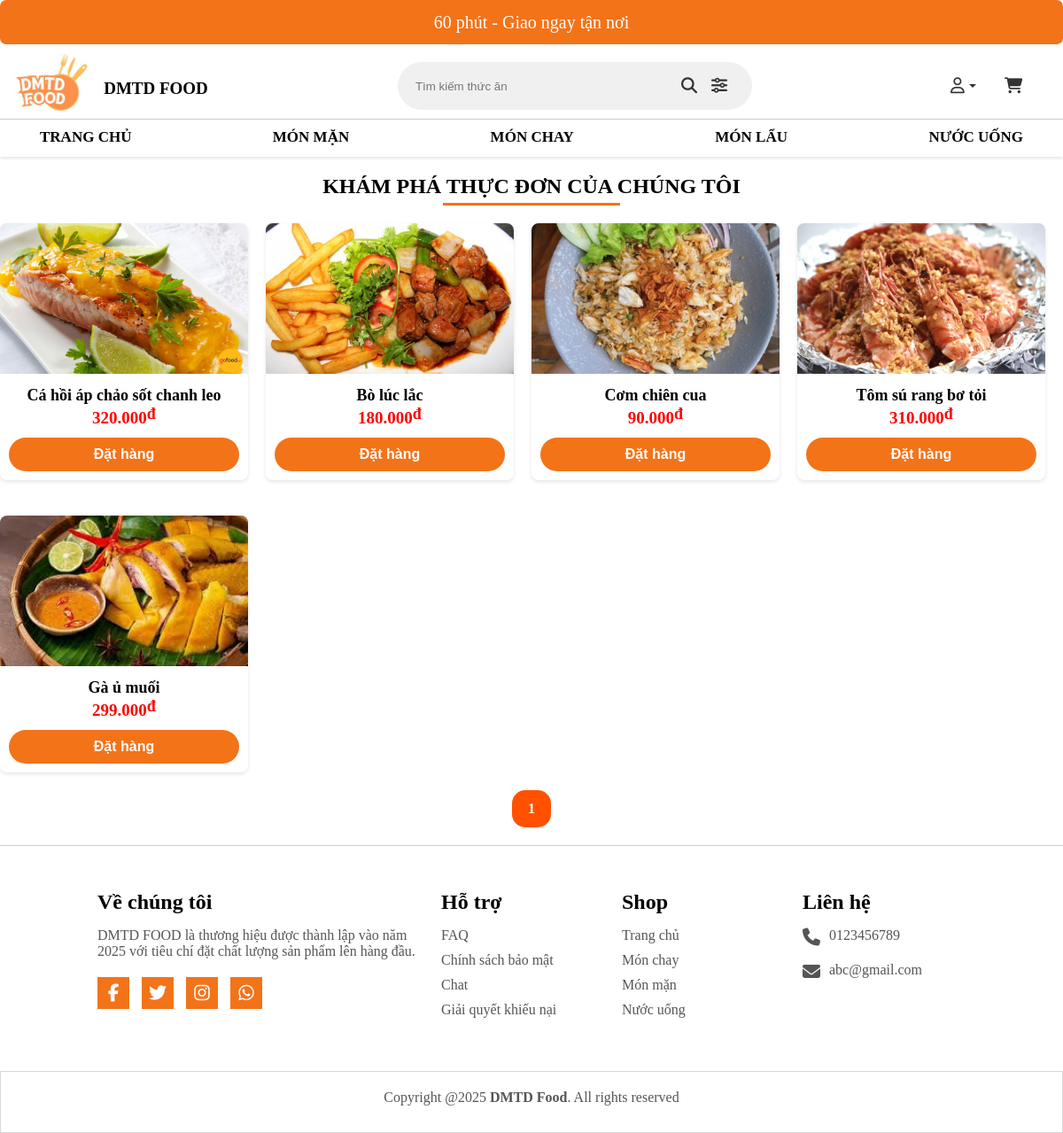
The app's page /controller/index.php?MaLoaiSP=1, older data.
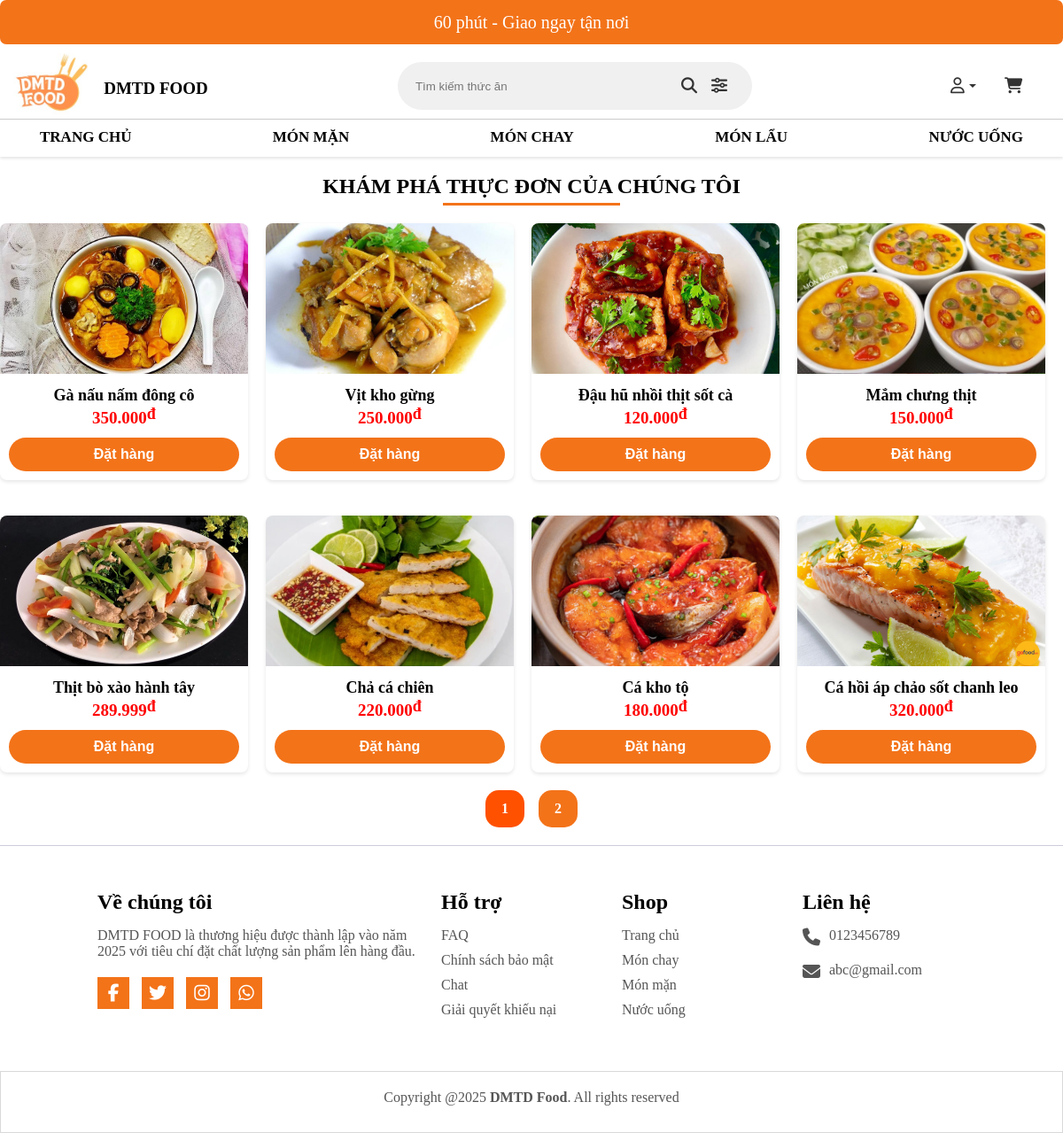
The same page, newer data.
### tables this page shows
CREATE TABLE `sanpham` (
  `MaSP` int(250) NOT NULL,
  `MaLoaiSP` int(250) NOT NULL,
  `TenSP` varchar(70) NOT NULL,
  `DonGia` int(11) NOT NULL,
  `MoTa` varchar(250) NOT NULL,
  `HinhAnh` varchar(200) NOT NULL,
  `TrangThai` int(10) NOT NULL DEFAULT 1,
  `SoLuongBan` int(10) NOT NULL DEFAULT 0
);

### view/home.php (the view, shortened to what this page needs)
<!DOCTYPE html>
<html lang="en">
<head>
  <link
      rel="stylesheet"
      href="https://cdnjs.cloudflare.com/ajax/libs/font-awesome/6.6.0/css/all.min.css"
    />
    <link rel="stylesheet" href="../view/css/style.css" />
</head>
<body>
<?php
$conn = ketnoidb();
$maLoaiSP = isset($_GET['MaLoaiSP']) ? (int)$_GET['MaLoaiSP'] : 0;
$where = "WHERE TrangThai = 1";
if ($maLoaiSP > 0) {
    $where .= " AND MaLoaiSP = $maLoaiSP";
}
if ($maLoaiSP > 0) {
    if (!empty($where)) {
        $where .= " AND MaLoaiSP = $maLoaiSP";
    } else {
        $where = "WHERE MaLoaiSP = $maLoaiSP";
    }
}
$item_perpage = !empty($_GET['per_page']) ? (int)$_GET['per_page'] : 8;
$current_page = !empty($_GET['page']) ? (int)$_GET['page'] : 1;
$offset = ($current_page - 1) * $item_perpage;
$sql = "SELECT * FROM sanpham $where ORDER BY MaSP DESC LIMIT $item_perpage OFFSET $offset";
$result = mysqli_query($conn, $sql);
$products = mysqli_fetch_all($result, MYSQLI_ASSOC);
$totalRecordsQuery = "SELECT COUNT(*) AS total FROM sanpham $where";
$totalRecordsResult = mysqli_query($conn, $totalRecordsQuery);
$totalRecordsRow = mysqli_fetch_assoc($totalRecordsResult);
$totalRecords = $totalRecordsRow['total'];
$totalPages = ceil($totalRecords / $item_perpage);
?>
<div class="header-banner">60 phút - Giao ngay tận nơi</div>
    <header class="header-top">
      <div class="container">
        <div class="logo">
          <a href="#" class="logo-img"
            ><img height="70" src="../view/img/DMTD-Food-Logo.jpg" alt="Logo"
          /></a>
          <span><b>DMTD FOOD</b></span>
</div>
<form id="product-search" method="GET">
  <div class="box">
    <input type="text" placeholder="Tìm kiếm thức ăn" name="search"
           value="<?= isset($_GET['search']) ? htmlspecialchars($_GET['search']) : '' ?>" />
    <button type="submit" class="search-btn">
        <i class="fa-solid fa-magnifying-glass"></i>
    </button>
    <button type="button" class="search-btn" onclick="openAdvancedSearch()" title="Tìm kiếm nâng cao">
        <i class="fa-solid fa-sliders"></i>
    </button>
  </div>
</form>
<div class="action">
          <div class="item">
            <a href="#"><i class="fa-regular fa-user"></i></a>
          </div>
          <div class="item">
            <a href="../view/cart.php"
              ><i class="fa-solid fa-cart-shopping"></i
            ></a>
          </div>
        </div>
      </div>
    </header>
    <nav>
  <ul>
    <li><a href="index.php">Trang chủ</a></li>
    <li><a href="index.php?MaLoaiSP=1">Món mặn</a></li>
    <li><a href="index.php?MaLoaiSP=2">Món chay</a></li>
    <li><a href="index.php?MaLoaiSP=3">Món lẩu</a></li>
    <li><a href="index.php?MaLoaiSP=4">Nước uống</a></li>
  </ul>
</nav>
<section>
    <div id="wrapper">
        <div class="headline">
            <div class="section-title">Khám phá thực đơn của chúng tôi</div>
            <div class="header-underline"></div>
        </div>
<ul class="products">
    <?php if (!empty($products)): ?>
        <?php foreach ($products as $product): ?>
            <div class="products-item">
                <li>
                    <div class="product-top">
                        <a href="javascript:void(0)" class="product-thumb" onclick="openProductDetail(<?= $product['MaSP'] ?>)">
                            <img src="../view/img/product/<?= htmlspecialchars($product['HinhAnh']) ?>" alt="<?= htmlspecialchars($product['TenSP']) ?>">
                        </a>
                    </div>
                    <div class="product-info">
                        <a href="javascript:void(0)" class="product-name" onclick="openProductDetail(<?= $product['MaSP'] ?>)">
                            <?= htmlspecialchars($product['TenSP']) ?>
                        </a>
                        <div class="product-price">
                            <span class="price"><?= number_format($product['DonGia'], 0, ',', '.') ?><span class="currency">đ</span></span>
                        </div>
                        <form action="index.php?act=cart" method="post">
                            <input type="submit" name="addcart" value="Đặt hàng">
                        </form>
                    </div>
                </li>
            </div>
        <?php endforeach; ?>
    <?php else: ?>
        <p>Không có sản phẩm nào!</p>
    <?php endif; ?>
</ul>
</div>
</section>
<?php include "../view/phantrang.php"; ?>
<?php include_once('../view/footer.php'); ?>
</body>
</html>

### view/phantrang.php (shortened to what this page needs)
<!DOCTYPE html>
<html lang="vi">
<head>
</head>
<body>
<div class="pagination">
<?php
$param = "";
if (!empty($maLoaiSP)) {
    $param .= "MaLoaiSP=" . (int)$maLoaiSP . "&";
}
    ?>
<?php for ($num = 1; $num <= $totalPages; $num++) { ?>
    <?php if ($num != $current_page) { ?>
        <?php if ($num > $current_page - 3 && $num < $current_page + 3) { ?>
            <a class="page-item" href="?<?=$param ?>per_page=<?=$item_perpage?>&page=<?=$num?>"><?=$num?></a>
        <?php } ?>
    <?php } else { ?>
        <strong class="current-page page-item"><?=$num?></strong>
    <?php } ?>
<?php } ?>
</div>
</body>
</html>

Row changes from the older to the newer data that the page shows:
no longer on this page (row unchanged): sanpham: HinhAnh (picture), TenSP "Bò lúc lắc", DonGia "180.000"
no longer on this page (row unchanged): sanpham: HinhAnh (picture), TenSP "Cơm chiên cua", DonGia "90.000"
no longer on this page (row unchanged): sanpham: HinhAnh (picture), TenSP "Tôm sú rang bơ tỏi", DonGia "310.000"
no longer on this page (row unchanged): sanpham: HinhAnh (picture), TenSP "Gà ủ muối", DonGia "299.000"
added sanpham: HinhAnh (picture), TenSP "Gà nấu nấm đông cô", DonGia "350.000"
added sanpham: HinhAnh (picture), TenSP "Vịt kho gừng", DonGia "250.000"
added sanpham: HinhAnh (picture), TenSP "Đậu hũ nhồi thịt sốt cà", DonGia "120.000"
added sanpham: HinhAnh (placeholder picture), TenSP "Mắm chưng thịt", DonGia "150.000"
added sanpham: HinhAnh (picture), TenSP "Thịt bò xào hành tây", DonGia "289.999"
added sanpham: HinhAnh (picture), TenSP "Chả cá chiên", DonGia "220.000"
added sanpham: HinhAnh (placeholder picture), TenSP "Cá kho tộ", DonGia "180.000"
Text that changed along with them:
new list line: "2"
